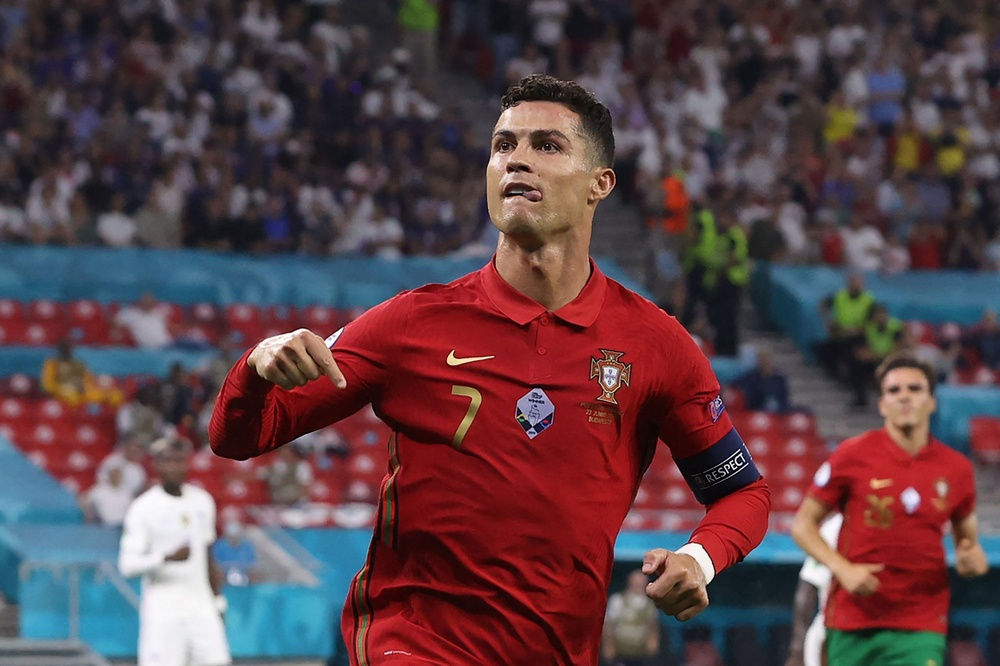
#> input picture People/Ronaldo/124204.jpg, 1000 x 666 px, shrunk from 3000 x 1999 before the run, found by its file name; its folder holds only this picture in this run
$ python facerecognition.py
#> lines starting #> are read from the running program, lines starting #| are printed output that depends on the picture
import os
import cv2 as cv
import numpy as np


haar_cascade=cv.CascadeClassifier('haar_face.xml')
DIR=r'C:\Users\Mohamed Sameh\Desktop\Practice\Python\OpenCV\Face Detection\People'
"""
In Python, backslash is used to signify special characters.
For example, "hello\nworld" -- the \n means a newline. Try printing it.
Path names on Windows tend to have backslashes in them. But we want them to mean actual backslashes, not special characters.
r stands for "raw" and will cause backslashes in the string to be interpreted as actual backslashes rather than special characters.
"""
features=[]
labels=[]

people=[]
for i in os.listdir(DIR):
   people.append(i)
#> pass 2 of the loop `for i in os.listdir(DIR):`:

"""
listdir() returns a list containing the names of the entries in the directory given by path. The list is in arbitrary order.
It does not include the special entries '.' and '..' even if they are present in the directory
"""

def create_train():
    #loop on folders (people) containing images
    for person in people:
        path=os.path.join(DIR,person)
        label=people.index(person)

        #loop on images inside the folder
        for img in os.listdir(path):
            img_path=os.path.join(path,img)

            img_array=cv.imread(img_path)
#> img_array is the input picture: shape (666, 1000, 3); mean B, G, R 71.7, 66.2, 91.1
            gray=cv.cvtColor(img_array,cv.COLOR_BGR2GRAY)
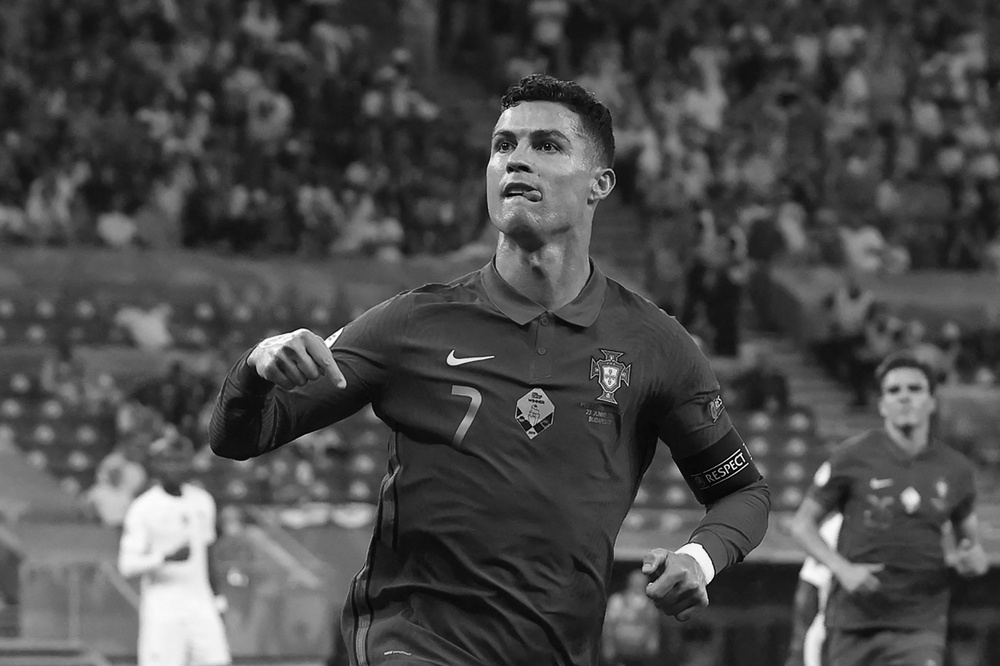
#> gray: shape (666, 1000); min 0, max 255, mean 74.2

            faces_rect = haar_cascade.detectMultiScale(gray, scaleFactor=1.1, minNeighbors=5)
#> faces_rect = [[871, 364, 67, 67], [468, 98, 114, 114]]

            for (x, y, w, h) in faces_rect:
                faces_roi=gray[y:y+h,x:x+h] #faces region of interest/crop out the faces in the image
                features.append(faces_roi)
                labels.append(label)
#> this loop made 2 passes
#> pass 1, in create_train, `faces_roi=gray[y:y+h,x:x+h]`:
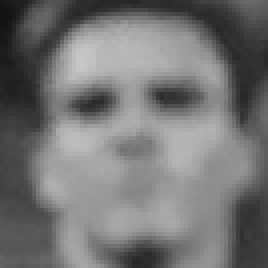
#> faces_roi: shape (67, 67) (shown 4 times larger); min 19, max 201, mean 116.2
#> pass 2, in create_train, `faces_roi=gray[y:y+h,x:x+h]`:
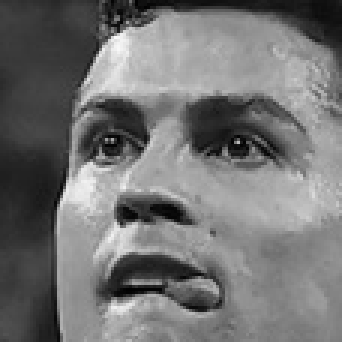
#> faces_roi: shape (114, 114) (shown 3 times larger); min 1, max 248, mean 115.2
#> after the loop, features = 2 items; labels = [0, 0]
#> pass 2 of the loop in create_train, `for person in people:`:
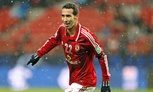
#> input picture People/Treika/2012-634916435347401134-740.jpg, 153 x 92 px, shrunk from 460 x 275 before the run, found by its file name
#> in create_train, img_array is the input picture: shape (92, 153, 3); mean B, G, R 94.5, 97.7, 126.3
#> in create_train, `gray=cv.cvtColor(img_array,cv.COLOR_BGR2GRAY)`:
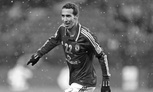
#> gray: shape (92, 153); min 0, max 255, mean 105.9
#> faces_rect = ()

create_train()
print('Training done......')

features=np.array(features,dtype='object')
labels=np.array(labels)

face_recognizer=cv.face.LBPHFaceRecognizer_create()
#Train the recognizer on the features list and the labels list
face_recognizer.train(features,labels)

face_recognizer.save('face_trained.yml')
"""NPY file is a NumPy array file created by the Python software package.
The format stores all of the shape and data type information necessary to reconstruct the array correctly even on another machine with a different architecture."""
np.save('features.npy',features)
np.save('labels.npy',labels)
